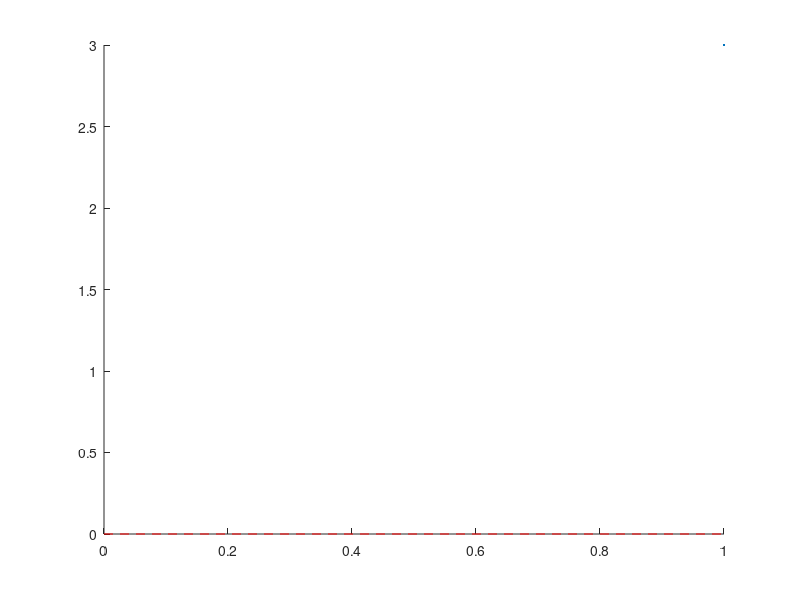

Recreate this plot in MATLAB. (Note: this script raises an error after producing the figure.)
clc, clear, close all;
shg;

hold on;
x1 = 0;
y1 = 0;
n = 10;
angle = 0;

for i = 1:n
    x2 = x1 + i*cosd(angle);
    y2 = y1 + i*sind(angle);
    if mod(i,2) == 0
        plot([x1, x2], [y1, y2], 'b:', LineWidth= 3)
        plot(x1, y1, Marker= '^', MarkerEdgeColor= 'b', MarkerSize= 10)
    else
        plot([x1, x2], [y1, y2], 'r--', LineWidth= 3)
        plot(x1, y1, Marker= 'o', MarkerEdgeColor= 'g', MarkerSize= 10)
    end
    
    x1 = x2;
    y1 = y2;
    angle = angle + 120;
end